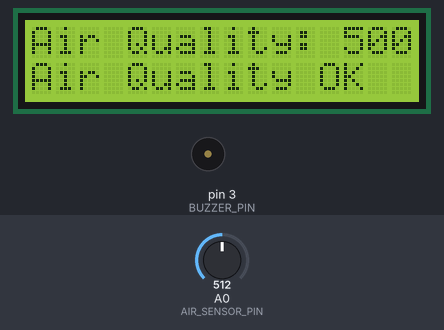
The sketch below on a simulated Arduino Uno, built with avr-gcc and run on an emulated ATmega328P. Parts: 16×2 character LCD, buzzer (waves = sounding, pin HIGH). The inputs (shaded band) are chosen by the test bench; at power-on: A0 (AIR_SENSOR_PIN) = 512.

Above: at 3.2 s.
3.3 s: A0 (AIR_SENSOR_PIN) set to 522
At 5.1 s:
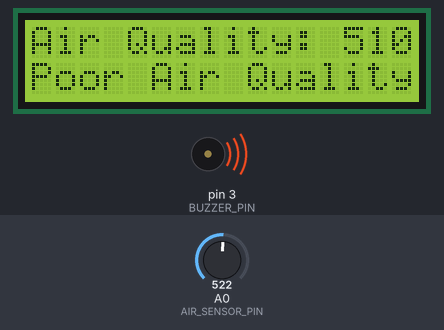
5.5 s: A0 (AIR_SENSOR_PIN) set to 511
At 7.0 s:
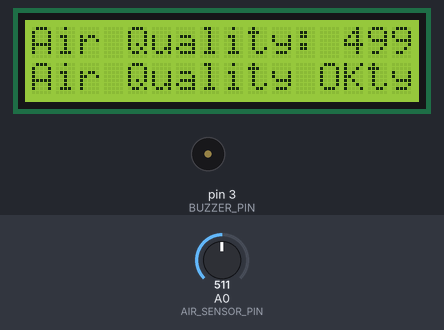
7.5 s: A0 (AIR_SENSOR_PIN) set to 107
At 8.9 s:
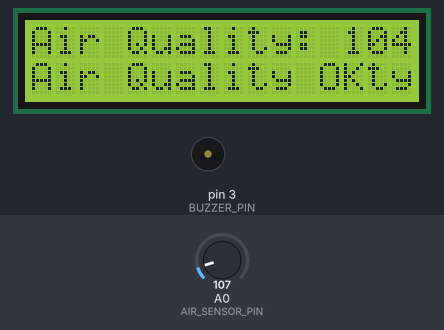
9.6 s: A0 (AIR_SENSOR_PIN) set to 93
At 10.8 s:
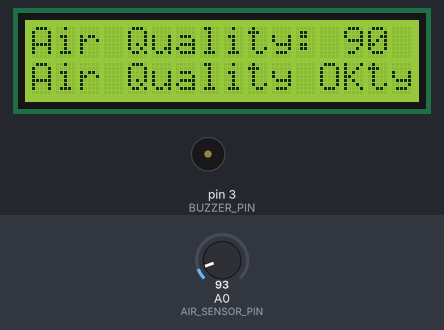
11.6 s: A0 (AIR_SENSOR_PIN) set to 12
At 12.6 s:
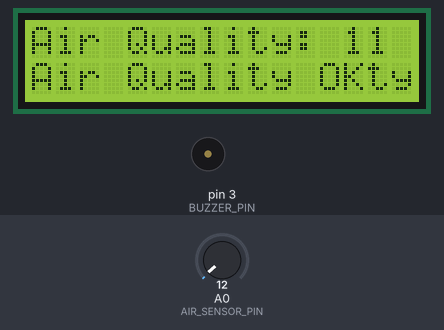
13.6 s: A0 (AIR_SENSOR_PIN) set to 9
At 14.5 s:
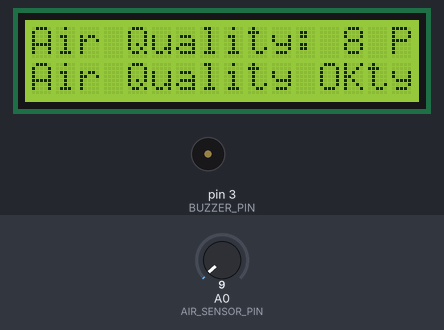
Timing chart, 0 to 16.6 s (numbered marks = the images above; inputs shaded):
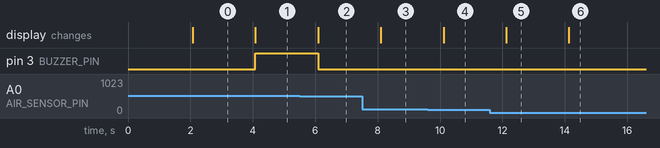

The sketch:

sketch.ino
```cpp
#include <LiquidCrystal.h>

#define AIR_SENSOR_PIN A0  // Analog pin for air quality simulation (Potentiometer)
#define BUZZER_PIN 3       // Pin for buzzer to indicate poor air quality

LiquidCrystal lcd(7, 8, 9, 10, 11, 12);

void setup() {
  pinMode(BUZZER_PIN, OUTPUT); // Set buzzer as output
  lcd.begin(16, 2);
  lcd.print("Air Quality Monitor");
  delay(2000);
  lcd.clear();
}

void loop() {
  int airQuality = analogRead(AIR_SENSOR_PIN);  // Read air quality from potentiometer (simulating MQ-135)

  // Map the potentiometer value to a PPM range (0-1023 to 0-1000 for simplicity)
  int airQualityPPM = map(airQuality, 0, 1023, 0, 1000);

  // Display air quality
  lcd.setCursor(0, 0);
  lcd.print("Air Quality: ");
  lcd.print(airQualityPPM);
  lcd.print(" PPM");

  // Check air quality and trigger buzzer if necessary
  if (airQualityPPM > 500) { // Threshold value for poor air quality
    digitalWrite(BUZZER_PIN, HIGH); // Activate buzzer
    lcd.setCursor(0, 1);
    lcd.print("Poor Air Quality");
  } else {
    digitalWrite(BUZZER_PIN, LOW);  // Deactivate buzzer
    lcd.setCursor(0, 1);
    lcd.print("Air Quality OK");
  }

  delay(1000); // Update every second
}
```

Measured:
- the behaviour switches between 512 and 513 on A0 (AIR_SENSOR_PIN) (found by bisection; images 0 and 1)
- the behaviour switches between 103 and 102 on A0 (AIR_SENSOR_PIN) (found by bisection; images 3 and 4)
- the behaviour switches between 11 and 10 on A0 (AIR_SENSOR_PIN) (found by bisection; images 5 and 6)
- after the input at 3.3 s, pin 3 (BUZZER_PIN): LOW → HIGH after 0.78 s; the display: changes after 0.78 s (image 1)
- after the input at 5.5 s, pin 3 (BUZZER_PIN): HIGH → LOW after 0.59 s; the display: changes after 0.59 s (image 2)
- after the input at 7.5 s, the display: changes after 0.60 s (image 3)
- after the input at 9.6 s, the display: changes after 0.51 s (image 4)
- after the input at 11.6 s, the display: changes after 0.52 s (image 5)
- after the input at 13.6 s, the display: changes after 0.53 s (image 6)
